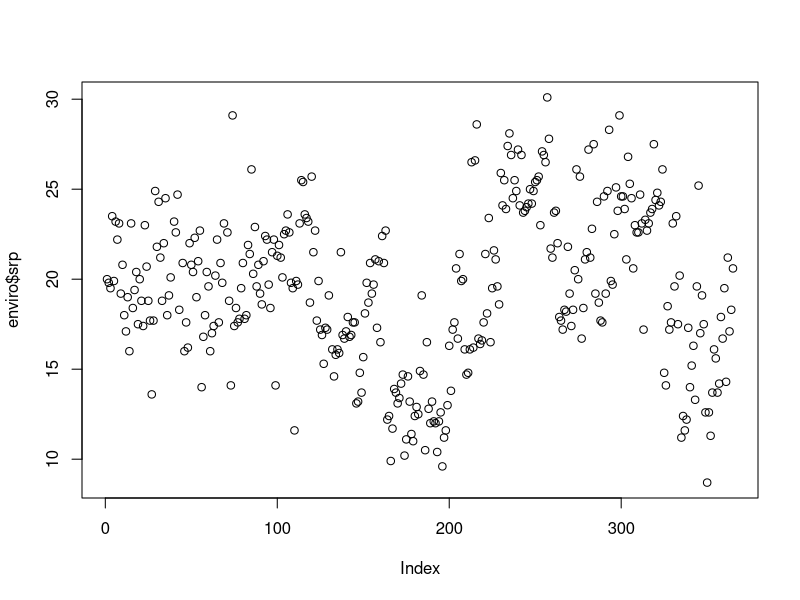

Write the R code that produced this figure. (Note: this script raises an error after producing the figure.)
## ---- chunk 1

getwd()
enviro = read.csv("enviro.csv")
summary(enviro)
enviro <- enviro[-c(366),] #missing row at the end of data frame was removed
summary(enviro)
plot(enviro$temperature, enviro$srp)

#separate surface and hyporheic water
surf_enviro = subset.data.frame(enviro, water_type=="surface", select = -water_type)
hypo_enviro = subset.data.frame(enviro, water_type=="hyporheic", select = -water_type)

#separate by river, zone, habitat (change specs accordingly)
by_river = subset.data.frame(surf_enviro, river=="Madison", select = -river)
by_zone = subset.data.frame(surf_enviro, zone=="OC", select = -zone)
by_habitat = subset.data.frame(surf_enviro, habitat=="PN", select = -habitat)


## ---- chunk 2
df <- surf_enviro # or other
 IDs<-unique(df$river)# or other
 results<- data.frame(matrix(0,ncol=1,nrow=10)) # or other
    for (i in 1:length(IDs)){ 
    temp <- df[df$river==IDs[i],]
    results[i,1] <- mean(temp[,15]) # or other
    }
names<-as.data.frame(IDs)
results<-cbind(results,names)
results

tapply(surf_enviro$doc, surf_enviro$river, mean) #if very basic operations are needed

## ---- chunk 3

dset = subset.data.frame(surf_enviro, river=="Swan", select = -river)
river = dset[,c(8:19)]
river2<- data.frame(matrix(0,ncol=ncol(river),nrow=nrow(river))) # or other
    for (i in 1:ncol(river)){ 
    river2[,i] <- scale(river[,i], center = TRUE, scale = TRUE)
    names(river2) <- colnames(river)
    } 
sd_SW<-river2

sd_data_temp<- rbind(sd_BT,sd_BO,sd_MA,sd_CF,sd_BH,sd_BN,sd_TN,sd_MI,sd_MK,sd_SW)
tempdata <- subset(surf_enviro, select=c(river, zone)) 
stdata<- cbind(tempdata,sd_data_temp) #contains al enviro variables standarized by floodplain
## ---- chunk 4
library(tidyverse)
library(readr)
library(ggridges)
library(ggplot2)
library(forcats)
library(magrittr)
## ---- chunk 5
tempdata <- subset(stdata, select=c(river, zone,nitrate)) #stdata from previous section
colnames(tempdata) <- c("river","zone", "var")
tempdata$zonemod<- ifelse(tempdata$zone=="MC", tempdata$var-2.5, tempdata$var+2.5)
tempdata$river_mod <- factor(tempdata$river, levels = c("Swan","Bitterroot","Clark fork","Boulder","Madison","Big Hole","Big Horn", "Tongue", "Missouri", "Milk"))

tempdata %>%
  ggplot(aes(y = river_mod)) +
  geom_density_ridges(aes(x = zonemod, fill = paste(river, zone)), 
           alpha = 0.8, bandwidth=0.4, 
           scale=7, color = "black", rel_min_height=0.00001,
           from = -6, to = 9) +
  labs(x = "var", y = "river", title = "plot") +
  scale_x_continuous(expand = c(0.1, 0)) +
  scale_fill_manual(values=c("#99CCFF", "#99CC66","#0066CC", "#99CC33","#99CCFF", "#99CC66","#99CCFF", "#99CC66", "#0066CC", "#99CC33","#0066CC", "#99CC33","#99CCFF", "#99CC66","#0066CC", "#99CC33","#0066CC", "#99CC33","#99CCFF", "#99CC66"))+
  theme_ridges(grid = TRUE)
## ---- chunk 6
df <- stdata # or other
 IDs<-unique(df$zone)# or other
 results<- data.frame(matrix(0,ncol=2,nrow=2)) # or other
    for (i in 1:length(IDs)){ 
    temp <- df[df$zone==IDs[i],]
    results[i,1] <- mean(temp[,3],na.rm=TRUE) # or other
    results[i,2] <- sd(temp[,3],na.rm=TRUE) # or other
    }
names<-as.data.frame(IDs)
results<-cbind(results,names)
colnames(results)<-c("zscores","sd","zone")
ggplot(results, aes(x=zone, y=zscores)) + geom_bar(stat="identity")
## ---- chunk 7
library(vegan)
tempdata <- surf_enviro[,2:22]
tempdata = subset.data.frame(tempdata, select = c(-zone,-site,-habitat,-Lat,-Lon,-m,-oxygen_sat,-conductivity,-time))

df <- tempdata # or other
 IDs<-unique(df$river)# or other
 results<- data.frame(matrix(0,ncol=4,nrow=10)) # or other
    for (i in 1:length(IDs)){ 
    temp <- df[df$river==IDs[i],]
    temp<- na.omit(temp)
       temp<- as.vector(vegdist(temp[,2:12], method="mahalanobis")) #using Mahalonobis distance
       temp<-as.data.frame(temp)
         results[i,1] <- mean(temp$temp)
         results[i,2] <- sd(temp$temp)
         results[i,3] <- as.numeric(nrow(temp))
         results[i,4] <- sd(temp$temp)/sqrt(as.numeric(nrow(temp)))
    }

names<-as.data.frame(IDs)
results<-cbind(results,names)
results

